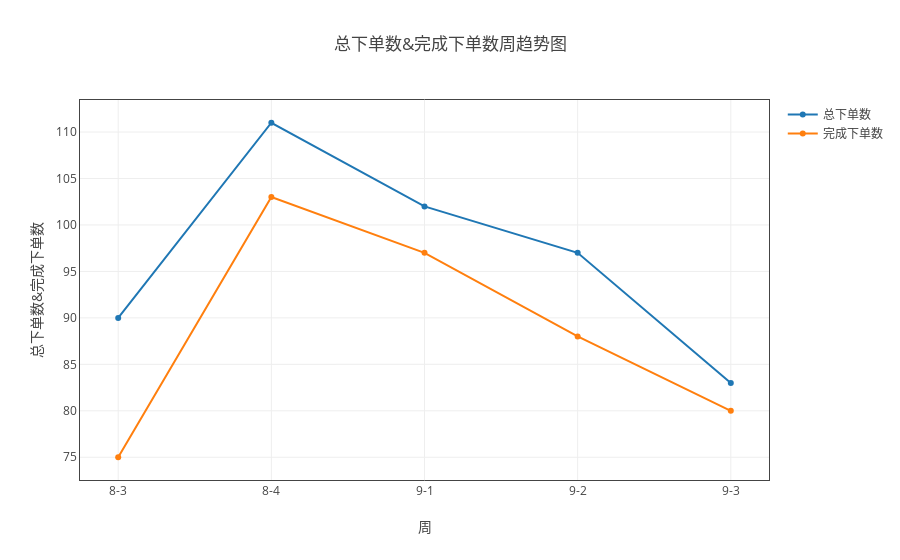
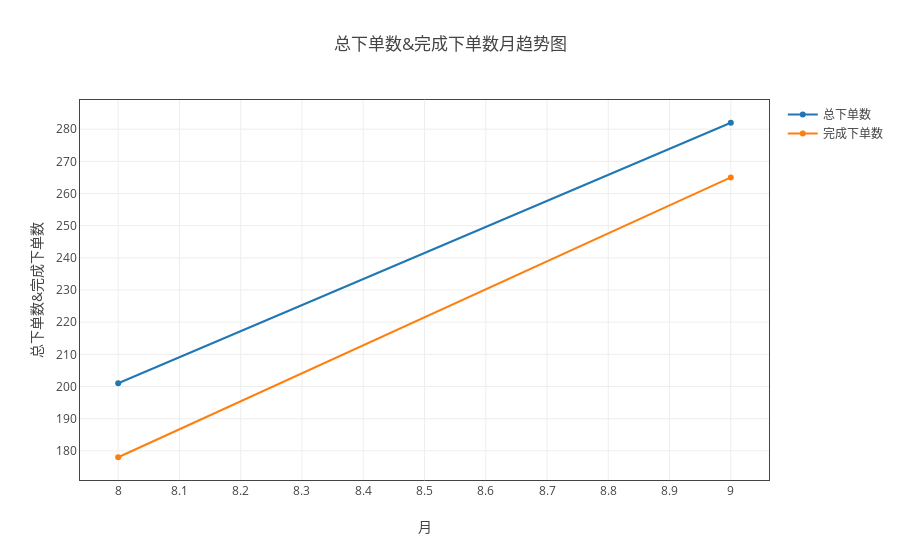

Notebook cell for these charts, in order:
### Markdown cell above
#### 总下单数和完成下单数

### Code cell
data_dict = {'总下单数':['总下单数'],'完成下单数':['完成下单数']}
myModule.plot( all_dict, data_dict, '负责人' ,  'line', all='all' )

### Figure 1 — Plotly figure (JSON) as saved in the notebook; plotly's stock layout.template omitted (floating-point values rounded to 4 significant figures)
{"data": [{"name": "总下单数", "type": "scatter", "uid": "6d332688-c204-11e8-ad45-a81e84e6c740", "x": ["8-3", "8-4", "9-1", "9-2", "9-3"], "y": [90, 111, 102, 97, 83]}, {"name": "完成下单数", "type": "scatter", "uid": "6d332980-c204-11e8-ad45-a81e84e6c740", "x": ["8-3", "8-4", "9-1", "9-2", "9-3"], "y": [75, 103, 97, 88, 80]}], "layout": {"title": "总下单数&完成下单数周趋势图", "xaxis": {"mirror": "all", "nticks": 20, "showgrid": true, "showline": true, "title": "周", "zeroline": true}, "yaxis": {"mirror": "all", "nticks": 20, "showgrid": true, "showline": true, "title": "总下单数&完成下单数", "zeroline": true}}}

### Figure 2 — Plotly figure (JSON) as saved in the notebook; plotly's stock layout.template omitted (floating-point values rounded to 4 significant figures)
{"data": [{"name": "总下单数", "type": "scatter", "uid": "6d40902a-c204-11e8-ad45-a81e84e6c740", "x": ["8", "9"], "y": [201, 282]}, {"name": "完成下单数", "type": "scatter", "uid": "6d4095ac-c204-11e8-ad45-a81e84e6c740", "x": ["8", "9"], "y": [178, 265]}], "layout": {"title": "总下单数&完成下单数月趋势图", "xaxis": {"mirror": "all", "nticks": 20, "showgrid": true, "showline": true, "title": "月", "zeroline": true}, "yaxis": {"mirror": "all", "nticks": 20, "showgrid": true, "showline": true, "title": "总下单数&完成下单数", "zeroline": true}}}
